Frame 1 (no input): blank canvas, image omitted
Frame 60 (no input): blank canvas, image omitted
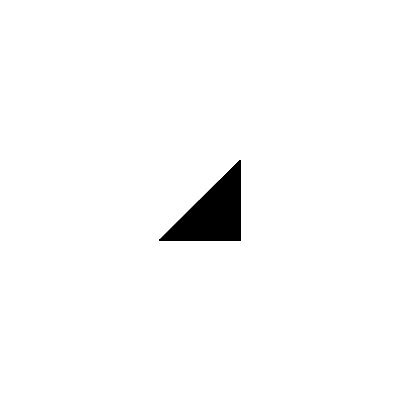
Frame 120 (the mouse pressed at the canvas centre since frame 60)

The p5.js sketch whose frames 1 and 60 were blank and that drew this single picture after the mouse press (run headless with seeded random() and noise() and a simulated clock; from frame 60 on, the mouse is pressed at the canvas centre):

// p5.js sketch
// ── sketch.js
function setup() {
  createCanvas(400, 400);
  background("white");
}

function draw() {
  stroke("black");
  fill("black");

  //console.log(mouseIsPressed)

  if (mouseIsPressed) {
    triangle(
      mouseX - 40,
      mouseY + 40,
      mouseX + 40,
      mouseY - 40,
      mouseX + 40,
      mouseY + 40
    );
  }
}

// ── Style.css
html,
body {
  margin: 0;
  padding: 0;
  background: rgb(238, 255, 0);
}

canvas {
  display: block;
  
}
